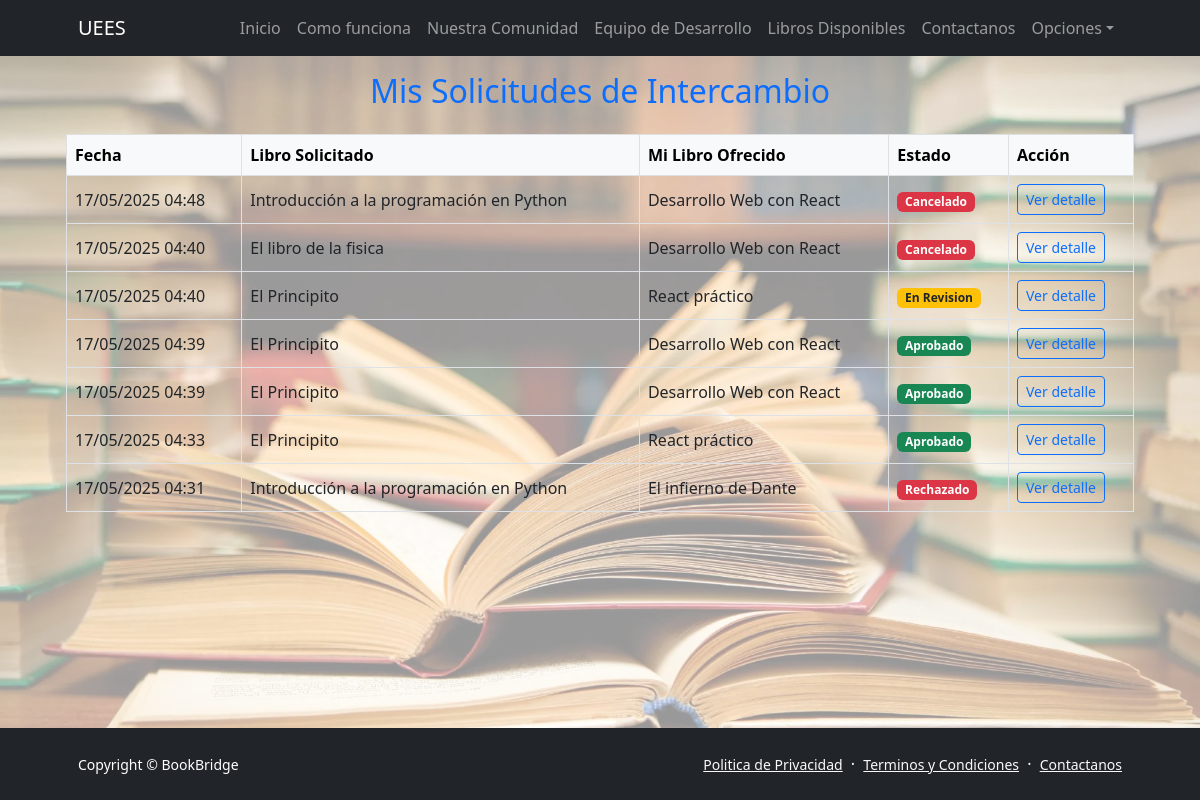
/mis-solicitudes/ (signed in), run on the app's committed database.
### intercambios/models.py (models this page shows, shortened)
class Peticion(models.Model):
    usuario = models.ForeignKey(Usuario, on_delete=models.CASCADE, related_name='peticiones')
    libro = models.ForeignKey(Libro, on_delete=models.CASCADE, related_name='fk_libros')
    libroIntercambio = models.ForeignKey(Libro, on_delete=models.CASCADE, related_name='fk_libros_solicitudes')
    fechaPeticion = models.DateTimeField(auto_now_add=True)
    estadoPeticion = models.ForeignKey(EstadoPeticion, on_delete=models.SET_NULL, null=True)
    fechaLimiteDevolucion = models.DateTimeField(null=True, blank=True)
    mensaje = models.TextField(blank=True)
    respuesta = models.TextField(blank=True)

class Libro(models.Model):
    nombre = models.CharField(max_length=100)
    descripcion = models.TextField()
    autor = models.CharField(max_length=100)
    editorial = models.CharField(max_length=200)
    categoria = models.ForeignKey(Categoria, on_delete=models.SET_NULL, null=True)
    estadoLibro = models.ForeignKey(EstadoLibro, on_delete=models.SET_NULL, null=True)
    usuario = models.ForeignKey(Usuario, on_delete=models.CASCADE, related_name='libros')
    estadoRegistro = models.BooleanField(default=True)
    imagen = models.ImageField(upload_to=ruta_portadas, null=True, blank=True)
    vistas = models.IntegerField(default=0)

class EstadoPeticion(models.Model):
    estado = models.CharField(max_length=50, unique=True)

### intercambios/views.py (the view)
# urls.py: path('mis-solicitudes/', MisSolicitudesView.as_view(), name='mis_solicitudes'),
@method_decorator(login_required, name='dispatch')
class MisSolicitudesView(ListView):
    model = Peticion
    template_name = 'intercambios/libros/mis_solicitudes.html'
    context_object_name = 'peticiones'
    def get_queryset(self):
        return Peticion.objects.filter(usuario=self.request.user).select_related(
            'libro', 'libro__categoria', 'libro__usuario',
            'libroIntercambio', 'libroIntercambio__categoria',
            'estadoPeticion'
        ).order_by('-fechaPeticion')

### intercambios/templates/intercambios/libros/mis_solicitudes.html (shortened to what this page needs)
{% extends 'intercambios/base.html' %}
{% block content %}
<section class="py-5">
  <div class="container px-4">
    <h2 class="mb-4 text-primary text-center">Mis Solicitudes de Intercambio</h2>
    <div class="table-responsive">
      <table class="table table-bordered table-hover align-middle">
        <thead class="table-light">
          <tr>
            <th>Fecha</th>
            <th>Libro Solicitado</th>
            <th>Mi Libro Ofrecido</th>
            <th>Estado</th>
            <th>Acción</th>
          </tr>
        </thead>
        <tbody>
          {% for peticion in peticiones %}
          <tr>
            <td>{{ peticion.fechaPeticion|date:"d/m/Y H:i" }}</td>
            <td>{{ peticion.libro.nombre }}</td>
            <td>{{ peticion.libroIntercambio.nombre }}</td>
            <td>
                <span class="badge
                {% if peticion.estadoPeticion.estado == 'Cancelado' or peticion.estadoPeticion.estado == 'Rechazado' %}
                    bg-danger
                {% elif peticion.estadoPeticion.estado == 'Aprobado' %}
                    bg-success
                {% elif peticion.estadoPeticion.estado == 'En Revision' %}
                    bg-warning text-dark
                {% else %}
                    bg-primary
                {% endif %}
                ">
                {{ peticion.estadoPeticion.estado }}
                </span>
            </td>
            <td>
              <button class="btn btn-sm btn-outline-primary" data-bs-toggle="modal" data-bs-target="#detallePeticion{{ peticion.id }}">
                Ver detalle
              </button>
            </td>
          </tr>
          {% endfor %}
        </tbody>
      </table>
    </div>
  </div>
</section>
{% endblock %}

### intercambios/templates/intercambios/base.html (style rules this page uses)
body { position: relative; min-height: 100vh; margin: 0; }
body::before { content: ""; position: fixed; top: 0; left: 0; width: 100%; height: 100%; background-image: url("/static/img/libros-bb.webp"); background-size: cover; background-repeat: no-repeat; background-position: center; background-attachment: fixed; opacity: 0.4; z-index: -1; }

### data on the page
Peticion: fechaPeticion "17/05/2025 04:48", libro.nombre "Introducción a la programación en Python", libroIntercambio.nombre "Desarrollo Web con React", estadoPeticion.estado "Cancelado"
Peticion: fechaPeticion "17/05/2025 04:40", libro.nombre "El libro de la fisica", libroIntercambio.nombre "Desarrollo Web con React", estadoPeticion.estado "Cancelado"
Peticion: fechaPeticion "17/05/2025 04:40", libro.nombre "El Principito", libroIntercambio.nombre "React práctico", estadoPeticion.estado "En Revision"
Peticion: fechaPeticion "17/05/2025 04:39", libro.nombre "El Principito", libroIntercambio.nombre "Desarrollo Web con React", estadoPeticion.estado "Aprobado"
Peticion: fechaPeticion "17/05/2025 04:39", libro.nombre "El Principito", libroIntercambio.nombre "Desarrollo Web con React", estadoPeticion.estado "Aprobado"
Peticion: fechaPeticion "17/05/2025 04:33", libro.nombre "El Principito", libroIntercambio.nombre "React práctico", estadoPeticion.estado "Aprobado"
Peticion: fechaPeticion "17/05/2025 04:31", libro.nombre "Introducción a la programación en Python", libroIntercambio.nombre "El infierno de Dante", estadoPeticion.estado "Rechazado"
